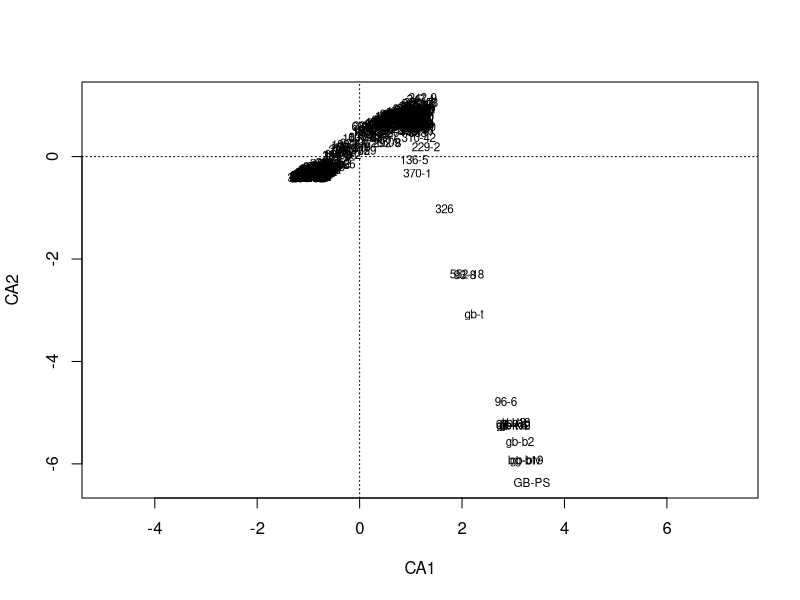

Source code (R):


bartelheim <- read.csv2("bartelheim_daten.csv", row.names = 1)


library(vegan)


bartelheim.ca <- cca(bartelheim)

plot(bartelheim.ca, 
     choices = c(1,2),
     display = "sites",
     type = "t")
